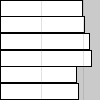
Frame 1 (no input)
Frame 60 (the mouse pressed at the canvas centre just before this capture): identical to frame 1, image omitted
Frame 120 (the mouse held since frame 60 and released just before this capture): identical to frame 1, image omitted

The Processing sketch that drew this single still picture (run headless with seeded random() and noise(); from frame 60 on, the mouse is pressed at the canvas centre):

// Processing sketch: processing_39323
// ── processing_39323.pde

int die;
final int FACES = 6;

int[] results = new int[FACES];

void setup() {
  reset();
 rollFloor();
}

void reset() {
  results = new int[FACES];
}

void rollRound() {
   for (int i=0; i< 500; i++) {
    die = round(random(0,FACES-1));    
    results[die]++;
  }
}

void rollFloor() {
   for (int i=0; i< 500; i++) {
    die = floor(random(0,FACES));
    results[die]++;
  }
}


void draw() {
  background(202);
  float media=0;
  stroke(0);
  for (int i=0; i< results.length; i++) {
    rect(0,i*height/FACES,results[i], height/FACES); 
    media += results[i];   
  }
  media /= results.length;
  stroke(255, 0, 0, 40);
  line(media, 0, media, height);
  line(media*.5, 0, media*.5, height);
}

void mouseClicked() {
  reset();
  rollFloor();
}

void keyPressed() {
  reset();
  rollRound();
}

                
                
